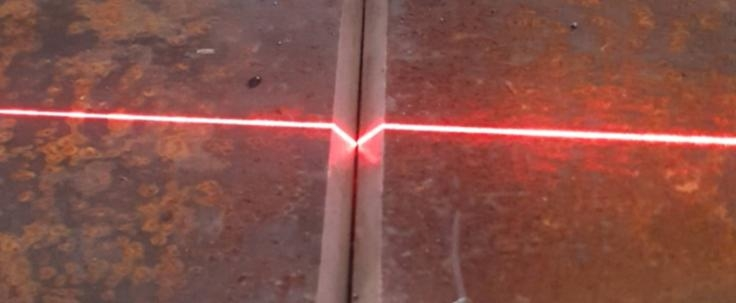
#> input picture OpenCV中心线提取/image/laser-v.jpg, 736 x 303 px
$ python 'Steger01算法.py'
#> lines starting #> are read from the running program, lines starting #| are printed output that depends on the picture; after the words box and inside, x2 and y2 are one past the last pixel; in counts of white or black regions, pixels touching at a corner belong together
import cv2
import numpy as np
np.seterr(divide='ignore', invalid='ignore')
def Eig2image(Dxx,Dxy,Dyy):
    tmp = np.sqrt(pow((Dxx - Dyy), 2) + 4 * Dxy * Dxy)
    v2x = 2 * Dxy
    v2y = Dyy - Dxx + tmp
    mag = np.sqrt(v2x*v2x+v2y*v2y)
    i = (mag!= 0)
    # 归一化
    v2x[i] = v2x[i]/mag[i]
    v2y[i] = v2y[i]/mag[i]
    # 正交
    v1x = -v2y
    v1y = v2x
    mu1 = 0.5*(Dxx+Dyy+tmp)
    mu2 = 0.5*(Dxx+Dyy-tmp)
    check = np.abs(mu1)>np.abs(mu2)
    Lambda1 = mu1
    Lambda1[check] = mu2[check]
    Lambda2 = mu2
    Lambda2[check] = mu1[check]
    lx = v1x
    lx[check] = v2x[check]
    ly =v1y
    ly[check] = v2y[check]
    return Lambda1,Lambda2,lx,ly

def Hessian(img,sigma= 8,size= 3):
    x = np.arange(-3*sigma,3*sigma-1)
    y = np.arange(-3*sigma,3*sigma-1)
    [X, Y] = np.meshgrid(x, y)
    DGaussx = 1 / (2 * np.pi *pow(sigma, 4)) * (-X) * np.exp(-(X * X + Y * Y) / (2 * sigma * sigma));
    DGaussy = 1 / (2 * np.pi *pow(sigma, 4)) * (-Y) * np.exp(-(X * X + Y * Y) / (2 * sigma * sigma));
    DGaussxx = 1 / (2 * np.pi *pow(sigma, 4)) * (X * X /pow(sigma, 2) - 1) * np.exp(
        -(X * X + Y * Y) / (2 * sigma * sigma));
    DGaussxy = 1 / (2 * np.pi *pow(sigma, 6)) * (X * Y) * np.exp(-(X * X + Y * Y) / (2 * sigma * sigma));
    DGaussyy = 1 / (2 * np.pi *pow(sigma, 4)) * (Y * Y /pow(sigma, 2) - 1) * np.exp(
        -(X * X + Y * Y) / (2 * sigma * sigma));
    print("DGaussx",DGaussx.shape)
    Dx = cv2.filter2D(img, -1, DGaussx)
    Dy = cv2.filter2D(img, -1, DGaussy)
    Dxx = cv2.filter2D(img, -1, DGaussxx)
    Dxy = cv2.filter2D(img, -1, DGaussxy)
    Dyy = cv2.filter2D(img, -1, DGaussyy)
    print("Dx.shape",Dx.shape)
    return Dx,Dy,Dxx,Dxy,Dyy
def Centerline(img,sigma,k):
    Dx,Dy,Dxx,Dxy,Dyy = Hessian(img,sigma)
    eigenvalue1, eigenvalue2, eigenvectorx, eigenvectory = Eig2image(Dxx,Dxy,Dyy)
    t =  -(Dx*eigenvectorx + Dy*eigenvectory)/(Dxx* eigenvectorx*eigenvectorx + 2*Dxy*eigenvectorx*eigenvectory + Dyy*eigenvectory*eigenvectory );
    px = t*eigenvectorx
    py = t*eigenvectory

    c = np.abs(px)<=k
    g = np.abs(py)<=k
    print("px",px)
    print("py",py)
    flags = np.bitwise_and(c,g)
    return flags
def nothing(pos):
    newimg = img.copy()
    thval = cv2.getTrackbarPos("thresh","origin")
    sigma = cv2.getTrackbarPos("sigma","origin")
    k = cv2.getTrackbarPos("k","origin")
    k = k/10.0
    gray = cv2.cvtColor(newimg, cv2.COLOR_BGR2GRAY)
    np.savetxt("test.txt",gray,fmt= "%.3d")
    ret,thresh = cv2.threshold(gray,thval,255,cv2.THRESH_BINARY)
    gray = gray.astype(float)
    #gray = gray / 255
    start = cv2.getTickCount()
    flags = Centerline(gray, sigma, k)
    print((cv2.getTickCount()-start)/cv2.getTickFrequency())
    print("dj", flags)
    flags = np.bitwise_and(flags,thresh>0)
    newimg[flags, :] = [0, 255, 0]
    cv2.imshow("res", newimg)
cv2.namedWindow("res",0)
img = cv2.imread("image/laser-v.jpg")
#> img is the input picture: shape (303, 736, 3); mean B, G, R 72.3, 80.9, 135.2
#img= img[:,1500:2500,:]
#cv2.namedWindow("origin",0)
#gray = cv2.cvtColor(img,cv2.COLOR_BGR2GRAY)
img = cv2.GaussianBlur(img,(5,5),1)
cv2.imshow("origin",img)
#gray = gray.astype(float)
#gray = gray/255
cv2.createTrackbar("sigma","origin",0,20,nothing)
#> slider 'sigma' is set to 6
cv2.createTrackbar("thresh","origin",0,255,nothing)
#> slider 'thresh' is set to 85
cv2.createTrackbar("k","origin",1,10,nothing)

cv2.waitKey(0)
#> in nothing, `ret,thresh = cv2.threshold(gray,thval,255,cv2.THRESH_BINARY)`:
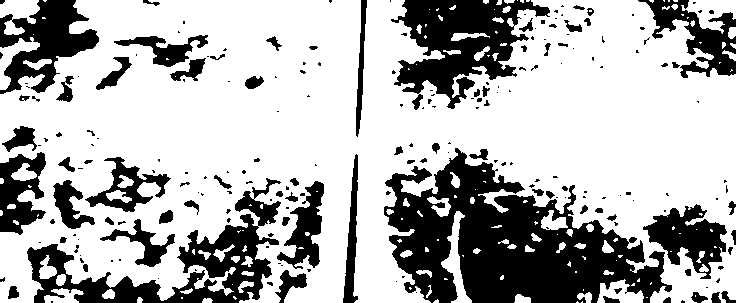
#> thresh: shape (303, 736); 70.1% white; 212 black regions (138 under 20 px), largest, box (x1, y1, x2, y2) and area: (384, 148, 672, 303) 22858, (27, 178, 281, 303) 8521, (391, 0, 550, 110) 8475
#> in nothing, `ret,thresh = cv2.threshold(gray,thval,255,cv2.THRESH_BINARY)`: ret = 85
#| Dx.shape (303, 736)
#> in Eig2image, `i = (mag!= 0)`: i: shape (303, 736) bool; every value is 1
#> in Eig2image, `mu2 = 0.5*(Dxx+Dyy-tmp)`:
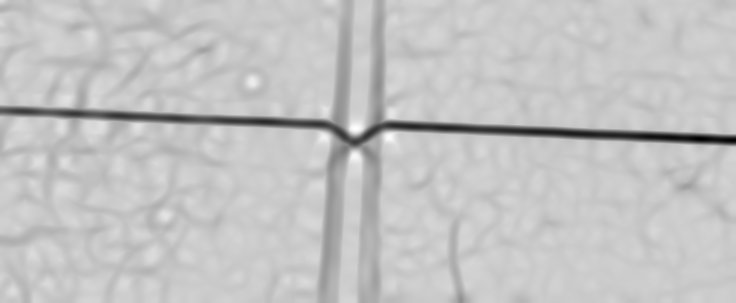
#> mu2: shape (303, 736) float64; min -1.69, max 0.304, mean -0.163; drawn with min black and max white
#> in Eig2image, `check = np.abs(mu1)>np.abs(mu2)`: check: shape (303, 736) bool; 9.8% white; 75 white regions (17 under 20 px), largest, box (x1, y1, x2, y2) and area: (382, 131, 736, 193) 4075, (384, 107, 736, 133) 3294, (88, 79, 332, 118) 2146
#> in Eig2image, `Lambda1[check] = mu2[check]`:
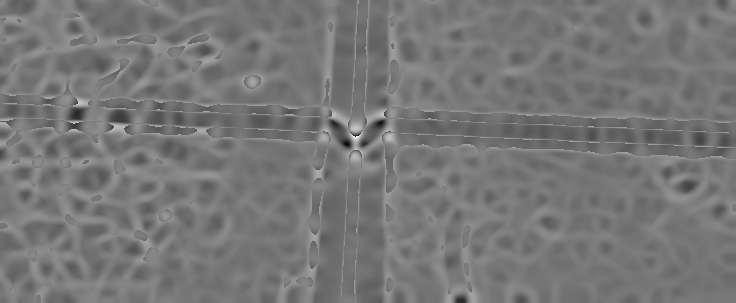
#> Lambda1: shape (303, 736) float64; min -0.614, max 0.575, mean -0.058; drawn with min black and max white
#> in Eig2image, `lx[check] = v2x[check]`:
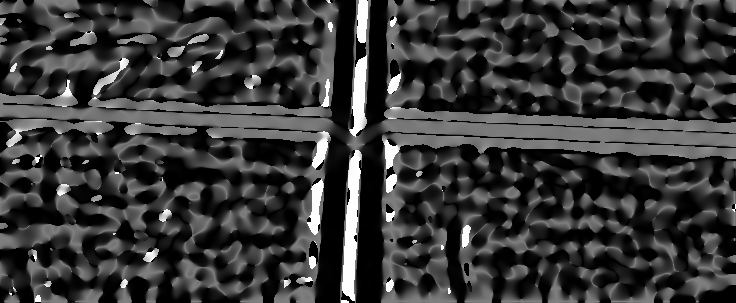
#> lx: shape (303, 736) float64; min -1, max 1, mean -0.553; drawn with min black and max white
#> in Eig2image, `ly[check] = v2y[check]`:
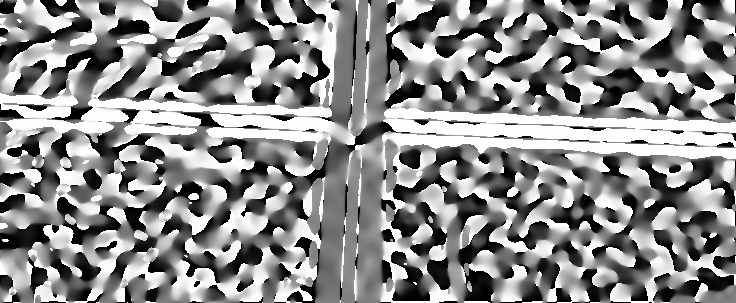
#> ly: shape (303, 736) float64; min -1, max 1, mean 0.0968; drawn with min black and max white
#> in Centerline, `c = np.abs(px)<=k`: c: shape (303, 736) bool; 11.9% white; 1992 white regions (1775 under 20 px), largest, box (x1, y1, x2, y2) and area: (381, 121, 736, 146) 1808, (0, 105, 330, 130) 1615, (381, 270, 457, 303) 547
#> in Centerline, `g = np.abs(py)<=k`: g: shape (303, 736) bool; 11.9% white; 2030 white regions (1832 under 20 px), largest, box (x1, y1, x2, y2) and area: (358, 156, 382, 303) 1007, (368, 0, 386, 122) 732, (318, 165, 341, 303) 624
#> (printed output is left out)
#> (printed output is left out)
#> in Centerline, `flags = np.bitwise_and(c,g)`: flags: shape (303, 736) bool; 3.3% white in thin lines or dots
#> (printed output is left out)
#> in nothing, `flags = np.bitwise_and(flags,thresh>0)`:
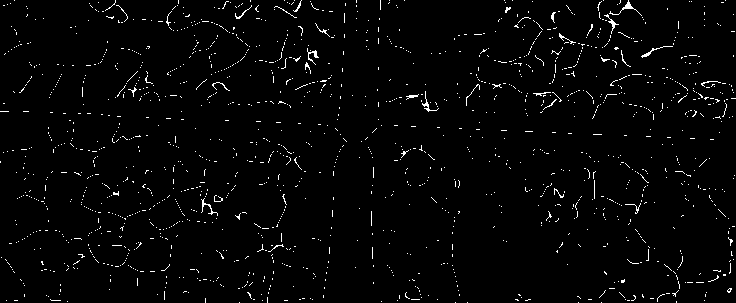
#> flags: shape (303, 736) bool; 2.2% white in thin lines or dots
#> in nothing, `newimg[flags, :] = [0, 255, 0]`:
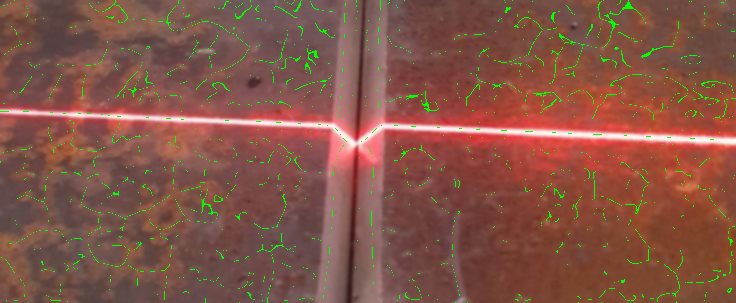
#> newimg: shape (303, 736, 3); mean B, G, R 70.6, 84.6, 132.2
